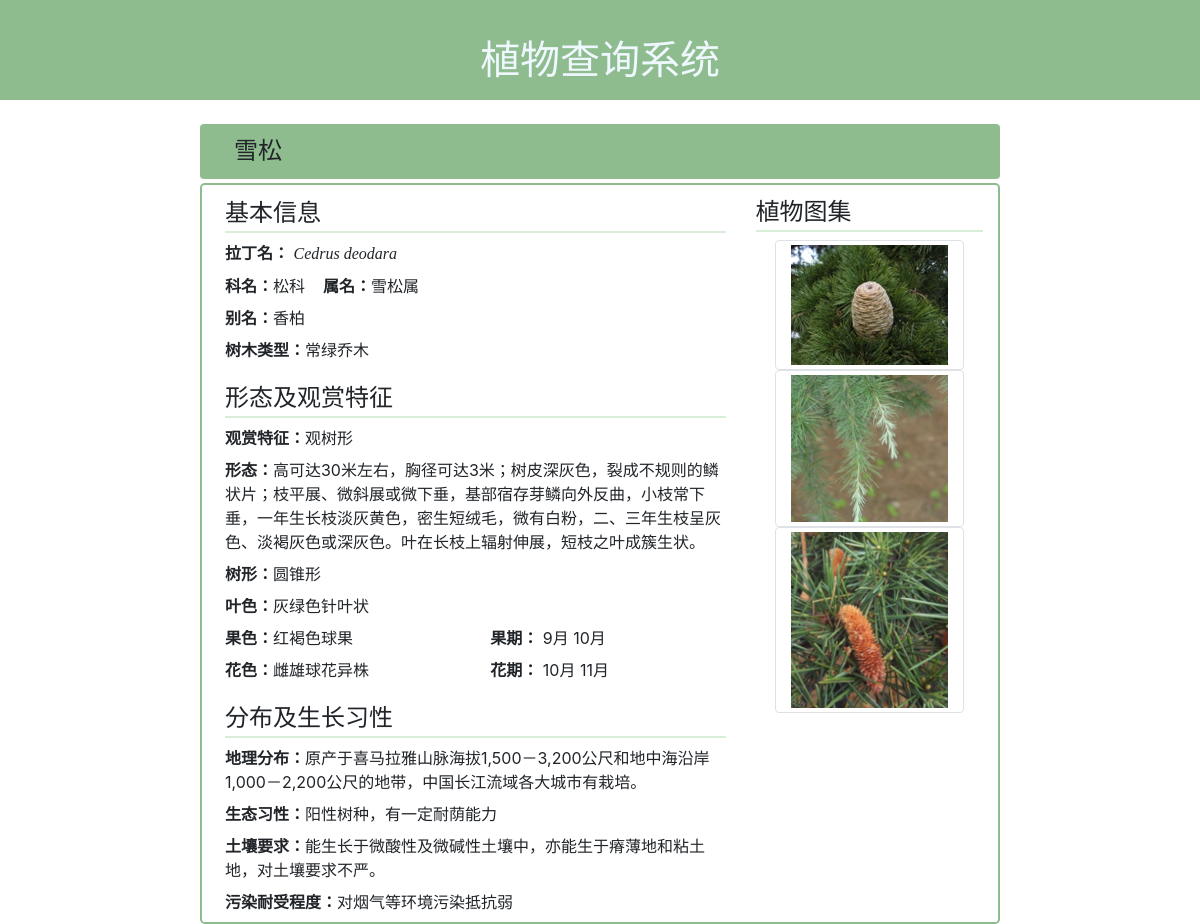
/search/雪松/, run on the app's committed database.
### hzTree/models.py (models this page shows, shortened)
class Tree(models.Model):
    species_name = models.CharField(max_length=16, default=" ")
    family_name = models.CharField(max_length=16, default=" ")
    genus_name = models.CharField(max_length=16, default=" ")
    latin_name = models.CharField(max_length=64, default=" ")
    alternative_name = models.CharField(max_length=64, default=" ")
    tree_type = models.CharField(max_length=16, default=" ")
    tree_value = models.CharField(max_length=64, default=" ")
    tree_shape = models.CharField(max_length=64, default=" ")
    morphology = models.CharField(max_length=300, default=" ")
    bloom_date = models.ManyToManyField(Months, blank=True,related_name="bloom_date")
    bloom_color = models.CharField(max_length=64, default=" ")
    bloom_color_spring = models.CharField(max_length=64, default="无")
    bloom_color_summer = models.CharField(max_length=64, default="无")
    bloom_color_autumn = models.CharField(max_length=64, default="无")
    bloom_color_winter = models.CharField(max_length=64, default="无")
    fruit_date = models.ManyToManyField(Months, blank=True,related_name="fruit_date")
    fruit_color = models.CharField(max_length=64, default=" ")
    fruit_color_spring = models.CharField(max_length=64, default="无")
    fruit_color_summer = models.CharField(max_length=64, default="无")
    fruit_color_autumn = models.CharField(max_length=64, default="无")
    fruit_color_winter = models.CharField(max_length=64, default="无")
    leaf_color = models.CharField(max_length=64, default=" ")
    leaf_color_spring = models.CharField(max_length=64, default="无")
    leaf_color_summer = models.CharField(max_length=64, default="无")
    leaf_color_autumn = models.CharField(max_length=64, default="无")
    leaf_color_winter = models.CharField(max_length=64, default="无")
    geo_distribution = models.CharField(max_length=300, default=" ")
    propensity = models.CharField(max_length=300, default=" ")
    soil = models.CharField(max_length=300, default=" ")
    pollution_tolerance = models.CharField(max_length=300, default=" ")

class Months(models.Model):
    name = models.CharField(max_length=12)
    def __str__(self):
        return self.name

### hzTree/views.py (the view)
# urls.py: path('<species_name>/', views.detail, name='detail'),
def detail(request, species_name):
    template_name = 'detail.html'
    tree = get_object_or_404(Tree, species_name=species_name)
    return render(request, template_name, {'tree': tree})

### hzTree/templates/detail.html (shortened to what this page needs)
{% include "base.html" %}
{% load static %}
{% load widget_tweaks %}
<!DOCTYPE html>
<html>
<head>
    <link rel="stylesheet" href="https://stackpath.bootstrapcdn.com/bootstrap/4.3.1/css/bootstrap.min.css"
>
</head>
<body>
  <div class="container alert col-md-8" style="background-color:DARKSEAGREEN;">
      <span class="h4" style="padding-left: 1ex;">{{ tree.species_name }}</span>
  </div>
  <div class="container col-md-8 rounded-lg" style="margin-top: -1%; border:2px solid DARKSEAGREEN;">
    <div class="row">
      <div class="col-md-8" style="margin-left:1%;">
        <legend style="padding-top:2%; border-bottom:2px solid rgb(216, 238, 216);">基本信息</legend>
        <legend class="col-form-info pt-0">
          <b>拉丁名：</b>
          <span style="font-style: italic; font-family:'Times New Roman', Times, serif">{{ tree.latin_name }}</span>
        </legend>
        <legend class="col-form-info pt-0">
          <b>科名：</b>{{ tree.family_name }}&nbsp;&nbsp;&nbsp;&nbsp;<b>属名：</b>{{ tree.genus_name }}
        </legend>
        <legend class="col-form-info pt-0">
          <b>别名：</b>{{ tree.alternative_name }}
        </legend>
        <legend class="col-form-info pt-0">
          <b>树木类型：</b>{{ tree.tree_type }}
        </legend>
        <legend style="padding-top:2%; border-bottom:2px solid rgb(216, 238, 216);">形态及观赏特征</legend>
        <legend class="col-form-info pt-0">
          <b>观赏特征：</b>{{ tree.tree_value }}
        </legend>
        <legend class="col-form-info pt-0">
          <b>形态：</b>{{ tree.morphology }}
        </legend>
        <legend class="col-form-info pt-0">
          <b>树形：</b>{{ tree.tree_shape}}
        </legend>
        <legend class="col-form-info pt-0">
          <b>叶色：</b>{{ tree.leaf_color}}
        </legend>
        <div class = "row">
          <legend class="col col-form-info pt-0">
            <b>果色：</b>{{ tree.fruit_color }}
          </legend>
          <legend class="col col-form-info pt-0">
            <b>果期：</b>
            {% for month in tree.fruit_date.all %}
            {{ month }}
            {% endfor %}
          </legend>
        </div>
        <div class="row">
          <legend class="col col-form-info pt-0">
            <b>花色：</b>{{ tree.bloom_color }}
          </legend>
          <legend class="col col-form-info pt-0">
            <b>花期：</b>
            {% for month in tree.bloom_date.all %}
                {{ month }}
            {% endfor %}
          </legend>
        </div>
        <legend style="padding-top:2%; border-bottom:2px solid rgb(216, 238, 216);">分布及生长习性</legend>
        <legend class="col-form-info pt-0">
          <b>地理分布：</b>{{ tree.geo_distribution }}
        </legend>
        <legend class="col-form-info pt-0">
          <b>生态习性：</b>{{ tree.propensity }}
        </legend>
        <legend class="col-form-info pt-0">
          <b>土壤要求：</b>{{ tree.soil }}
        </legend>
        <legend class="col-form-info pt-0">
          <b>污染耐受程度：</b>{{ tree.pollution_tolerance }}
        </legend>
      </div>
      <div class="col text-center">
          <legend class="text-left" style="padding-top:4%; border-bottom:2px solid rgb(216, 238, 216);">植物图集</legend>
          <img class="col-md-10 img-thumbnail rounded" src="/static/images/tree/{{tree.species_name}}1.png">
          <img class="col-md-10 img-thumbnail rounded" src="/static/images/tree/{{tree.species_name}}2.png">
          <img class="col-md-10 img-thumbnail rounded" src="/static/images/tree/{{tree.species_name}}3.png">
      </div>
    </div>
  </div>
</body>
</html>

### hzTree/templates/detail.html (style rules this page uses)
.col-form-info { font-size: 16px; }

### data on the page
Tree: species_name "雪松", latin_name "Cedrus deodara", family_name "松科", genus_name "雪松属", alternative_name "香柏", tree_type "常绿乔木", tree_value "观树形", morphology "高可达30米左右，胸径可达3米；树皮深灰色，裂成不规则的鳞状片；枝平展、微斜展或微下垂，基部宿存芽鳞向外反曲，小枝常下垂，一年生长枝淡灰黄色，密生短绒毛，微有白粉，二、三年生枝呈灰色、淡褐灰色或深灰色。叶在长枝上辐射伸展，短枝之叶成簇生状。", tree_shape "圆锥形", leaf_color "灰绿色针叶状", fruit_color "红褐色球果", bloom_color "雌雄球花异株", geo_distribution "原产于喜马拉雅山脉海拔1,500－3,200公尺和地中海沿岸1,000－2,200公尺的地带，中国长江流域各大城市有栽培。", propensity "阳性树种，有一定耐荫能力", soil "能生长于微酸性及微碱性土壤中，亦能生于瘠薄地和粘土地，对土壤要求不严。", pollution_tolerance "对烟气等环境污染抵抗弱"
Months: name "9月"
Months: name "10月"
Months: name "11月"
